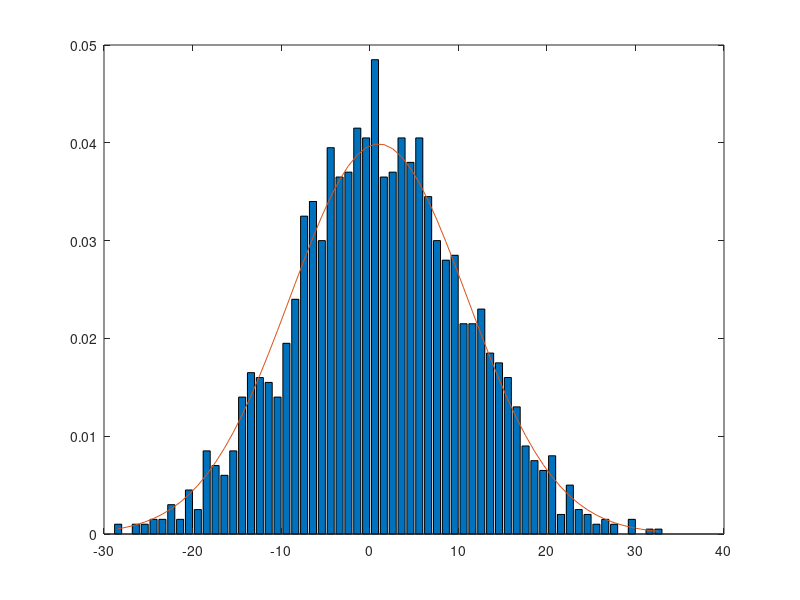

The MATLAB source for this figure:
n = 2000;
step = 1;
mu = 1;
sigm = 10; 

gen_x = normrnd(mu,sigm, [1 n]);

low_lim = min(gen_x);
hight_lim = max(gen_x);

x_plot = low_lim:step:hight_lim;

ob_prob = hist(gen_x, x_plot)/n;

bar(x_plot, ob_prob);
hold on
plot(x_plot, normpdf(x_plot, mu, sigm));
